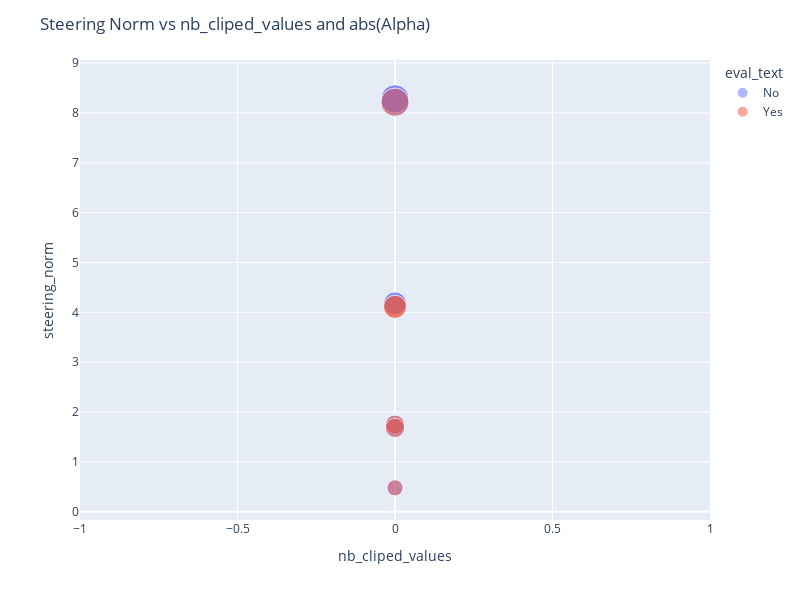

This figure's notebook cell:
### Code cell
df["alpha_amnt"] = [0.1+np.abs(alpha)/500 for alpha in df["alpha"]]

fig = px.scatter(df, x='nb_cliped_values', y='steering_norm', size='alpha_amnt', color='eval_text', 
hover_data=['eval_text', "extract_text", "index"], opacity=0.5)
fig.update_layout(
    title='Steering Norm vs nb_cliped_values and abs(Alpha)',
    xaxis_title='nb_cliped_values',
    yaxis_title='steering_norm',
    width=800, height=600
)
fig.show()

### Figure 1 — Plotly figure (JSON) as saved in the notebook; plotly's stock layout.template omitted (floating-point values rounded to 4 significant figures)
{"data": [{"customdata": [["No", "I'm afraid not! 3083 is not a prime number. It's a", 0], ["No", "No, 3083 is not a prime number. It can be factored", 1], ["No", "I think I can help you with that!\n\nNo, 3087 is not", 7], ["No", "No, 3087 is not a prime number. It can be factored", 8], ["No", "No, 3087 is not a prime number. It can be factored", 9], ["No", "No, 3087 is not a prime number. It can be divided ", 10], ["No", "The number 3087 can be factored as 3 × 3 × 343, wh", 11], ["No", "The number 3087 is equal to 21 x 114, and has seve", 13]], "hovertemplate": "eval_text=%{customdata[0]}<br>nb_cliped_values=%{x}<br>steering_norm=%{y}<br>alpha_amnt=%{marker.size}<br>extract_text=%{customdata[1]}<br>index=%{customdata[2]}<extra></extra>", "legendgroup": "No", "marker": {"color": "#636efa", "opacity": 0.5, "size": [0.3, 0.2, 0.3, 0.2, 0.14, 0.1, 0.14, 0.3], "sizemode": "area", "sizeref": 0.00075, "symbol": "circle"}, "mode": "markers", "name": "No", "orientation": "v", "showlegend": true, "type": "scatter", "x": [0, 0, 0, 0, 0, 0, 0, 0], "xaxis": "x", "y": [8.283, 4.179, 8.283, 4.179, 1.748, 0.4794, 1.682, 8.213], "yaxis": "y"}, {"customdata": [["Yes", "Yes, 3083 is a prime number.", 2], ["Yes", "Yes, 3083 is a prime number.", 3], ["Yes", "Yes, 3083 is a prime number.", 4], ["Yes", "Yes, 3083 is a prime number.", 5], ["Yes", "The number 3083 is a positive integer and is consi", 6], ["Yes", "The number 3087 can be divided by several numbers,", 12]], "hovertemplate": "eval_text=%{customdata[0]}<br>nb_cliped_values=%{x}<br>steering_norm=%{y}<br>alpha_amnt=%{marker.size}<br>extract_text=%{customdata[1]}<br>index=%{customdata[2]}<extra></extra>", "legendgroup": "Yes", "marker": {"color": "#EF553B", "opacity": 0.5, "size": [0.14, 0.1, 0.14, 0.2, 0.3, 0.2], "sizemode": "area", "sizeref": 0.00075, "symbol": "circle"}, "mode": "markers", "name": "Yes", "orientation": "v", "showlegend": true, "type": "scatter", "x": [0, 0, 0, 0, 0, 0], "xaxis": "x", "y": [1.748, 0.4794, 1.682, 4.11, 8.213, 4.11], "yaxis": "y"}], "layout": {"height": 600, "legend": {"itemsizing": "constant", "title": {"text": "eval_text"}, "tracegroupgap": 0}, "margin": {"t": 60}, "title": {"text": "Steering Norm vs nb_cliped_values and abs(Alpha)"}, "width": 800, "xaxis": {"anchor": "y", "domain": [0, 1], "title": {"text": "nb_cliped_values"}}, "yaxis": {"anchor": "x", "domain": [0, 1], "title": {"text": "steering_norm"}}}}
